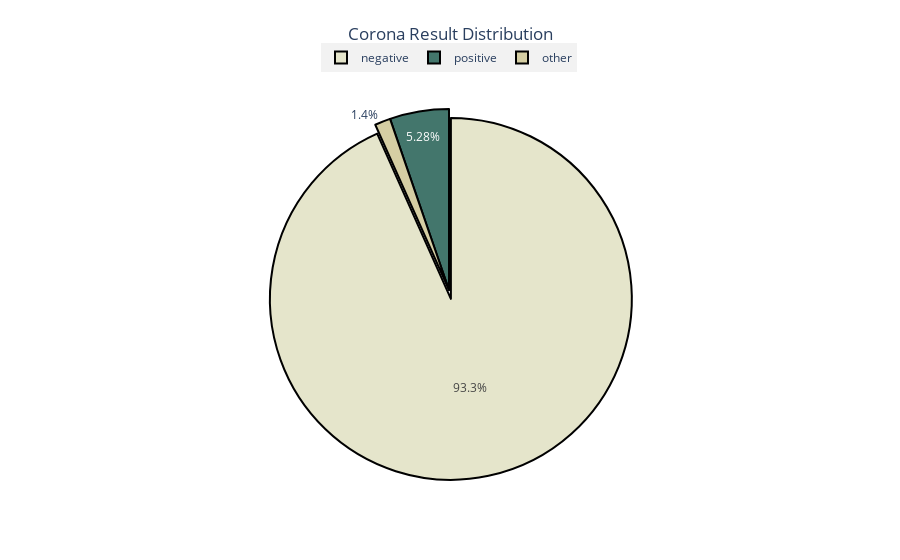

Notebook cell for this chart:
### Code cell
labels = val_counts(corona_df, 'Corona')[0]
values= val_counts(corona_df, 'Corona')[1]

visualize_piechart(labels=labels, values= values,explode=explode,var='Corona Result')

### Figure 1 — Plotly figure (JSON) as saved in the notebook; plotly's stock layout.template omitted (floating-point values rounded to 4 significant figures)
{"data": [{"labels": ["negative", "positive", "other"], "marker": {"colors": ["#E5E5CB", "#43766C", "#D5CEA3"], "line": {"color": "#000000", "width": 2}}, "pull": [0.05, 0], "type": "pie", "values": [260227, 14728, 3892]}], "layout": {"legend": {"bgcolor": "rgba(211,211,211,0.3)", "font": {"size": 12}, "orientation": "h", "x": 0.5, "xanchor": "center", "y": 1.15}, "title": {"text": "Corona Result Distribution", "x": 0.5, "y": 0.95}}}
